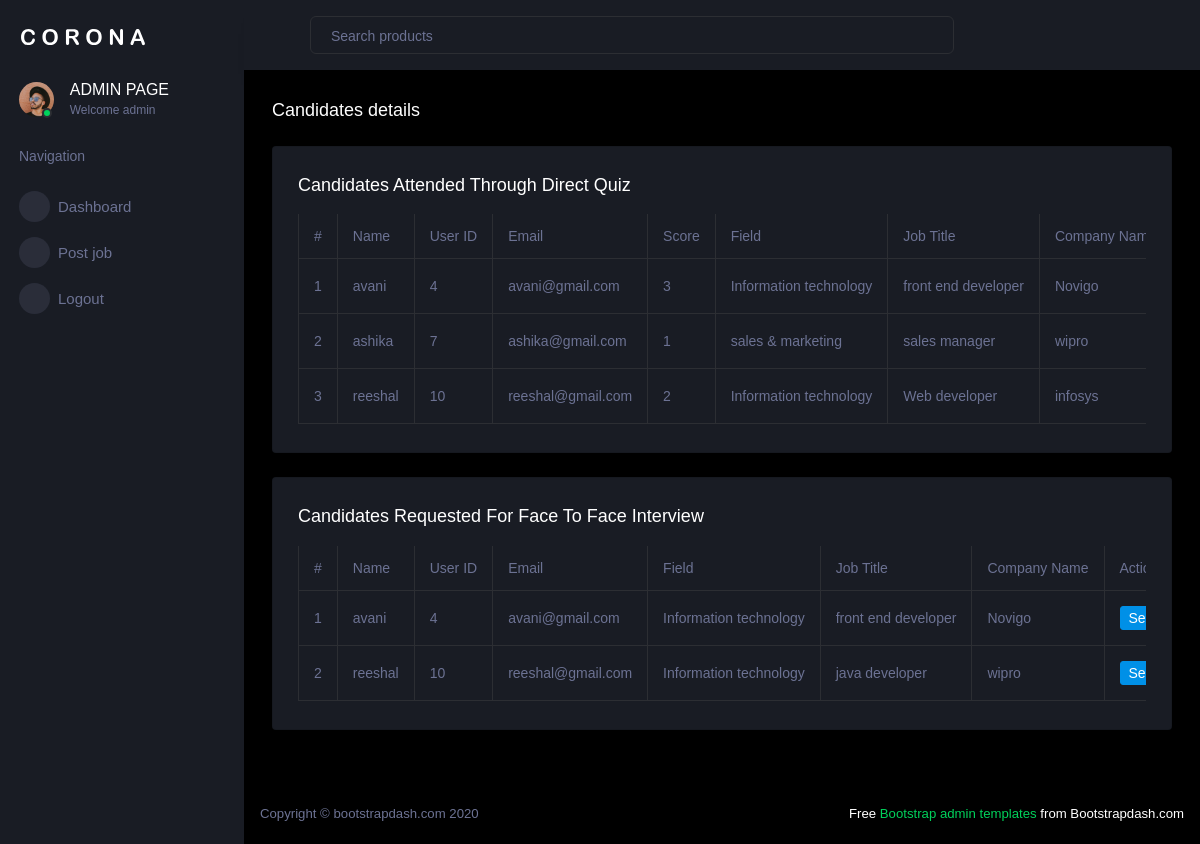
Screenshot of /details/ with the database file from the repository.
### app/models.py (models this page shows)
class result(models.Model):
    name = models.CharField(max_length=100)
    user_id = models.ForeignKey(User, on_delete=models.CASCADE)
    email = models.EmailField()
    score = models.IntegerField()
    field=  models.CharField(max_length=200)
    job_title = models.CharField(max_length=100)
    company_name = models.CharField(max_length=100)

class Notification(models.Model):
    name = models.CharField(max_length=100)
    user_id = models.ForeignKey(User, on_delete=models.CASCADE)
    email = models.EmailField()
    field=  models.CharField(max_length=200)
    job_title = models.CharField(max_length=100)
    company_name = models.CharField(max_length=100)

### app/views.py (the view)
# urls.py: path('details/',views.details,name='details'),
def details(request):
    results = result.objects.all()
    notification=Notification.objects.all()
    return render(request,'Recruiter/details.html', {'results': results,'notification':notification})

### templates/Recruiter/details.html (shortened to what this page needs)
{% load static %}
<!DOCTYPE html>
<html lang="en">
  <head>
    <link rel="stylesheet" href="{% static 'Recruiter/assets/vendors/mdi/css/materialdesignicons.min.css' %}">
    <link rel="stylesheet" href="{% static 'Recruiter/assets/vendors/css/vendor.bundle.base.css' %}">
    <link rel="stylesheet" href="{% static 'Recruiter/assets/vendors/select2/select2.min.css' %}">
    <link rel="stylesheet" href="{% static 'Recruiter/assets/vendors/select2-bootstrap-theme/select2-bootstrap.min.css' %}">
    <link rel="stylesheet" href="{% static 'Recruiter/assets/css/style.css' %}">
  </head>
  <body>
    <div class="container-scroller">
      <nav class="sidebar sidebar-offcanvas" id="sidebar">
        <div class="sidebar-brand-wrapper d-none d-lg-flex align-items-center justify-content-center fixed-top">
          <a class="sidebar-brand brand-logo" href="../../index.html"><img src="{% static 'Recruiter/assets/images/logo.svg' %}" alt="logo" /></a>
        </div>
        <ul class="nav">
          <li class="nav-item profile">
            <div class="profile-desc">
              <div class="profile-pic">
                <div class="count-indicator">
                  <img class="img-xs rounded-circle " src="{% static 'Recruiter/assets/images/faces/face15.jpg' %}"alt="">
                  <span class="count bg-success"></span>
                </div>
                <div class="profile-name">
                  <h5 class="mb-0 font-weight-normal">ADMIN PAGE</h5>
                  <span>Welcome admin</span>
                </div>
              </div>
              <a href="#" id="profile-dropdown" data-toggle="dropdown"><i class="mdi mdi-dots-vertical"></i></a>
            </div>
          </li>
          <li class="nav-item nav-category">
            <span class="nav-link">Navigation</span>
          </li>
          <li class="nav-item menu-items">
            <a class="nav-link" href="{% url 'recruiter' %}">
              <span class="menu-icon">
                <i class="mdi mdi-view-dashboard"></i>
              </span>
              <span class="menu-title">Dashboard</span>
            </a>
          </li>
          <li class="nav-item menu-items">
            <a class="nav-link" href="{% url 'postjob' %}">
              <span class="menu-icon">
                <i class="mdi mdi-cast-education"></i>
              </span>
              <span class="menu-title">Post job</span>
            </a>
          </li>
          <li class="nav-item menu-items">
            <a class="nav-link" href="{% url 'logout'%}">
              <span class="menu-icon">
                <i class="mdi mdi-logout"></i>
              </span>
              <span class="menu-title">Logout</span>
            </a>
          </li>
        </ul>
      </nav>
      <div class="container-fluid page-body-wrapper">
        <nav class="navbar p-0 fixed-top d-flex flex-row">
          <div class="navbar-menu-wrapper flex-grow d-flex align-items-stretch">
            <button class="navbar-toggler navbar-toggler align-self-center" type="button" data-toggle="minimize">
              <span class="mdi mdi-menu"></span>
            </button>
            <ul class="navbar-nav w-100">
              <li class="nav-item w-100">
                <form class="nav-link mt-2 mt-md-0 d-none d-lg-flex search">
                  <input type="text" class="form-control" placeholder="Search products">
                </form>
              </li>
            </ul>
          </div>
        </nav>
        <div class="main-panel">
            <div class="content-wrapper">
              <div class="page-header">
                <h3 class="page-title"> Candidates details</h3>
              </div>
              <div class="row">
                <div class="col-lg-12 grid-margin stretch-card">
                    <div class="card">
                      <div class="card-body">
                        <h4 class="card-title">Candidates attended through direct quiz</h4>
                        <div class="table-responsive">
                          <table class="table table-bordered">
                            <thead>
                              <tr>
                                <th> # </th>
                                <th> Name </th>
                                <th> User ID </th>
                                <th> Email </th>
                                <th> Score </th>
                                <th> Field </th>
                                <th> Job Title </th>
                                <th> Company Name </th>
                              </tr>
                            </thead>
                            <tbody>
                              {% for res in results %}
                              <tr>
                                <td>{{ forloop.counter }}</td>
                                <td>{{ res.name }}</td>
                                <td>{{ res.user_id.id }}</td>
                                <td>{{ res.email }}</td>
                                <td>{{ res.score }}</td>
                                <td>{{ res.field }}</td>
                                <td>{{ res.job_title }}</td>
                                <td>{{ res.company_name }}</td>
                            </tr>
                              {% endfor %}
                            </tbody>
                          </table>
                        </div>
                      </div>
                    </div>
                  </div>
                  <div class="col-lg-12 grid-margin stretch-card">
                    <div class="card">
                      <div class="card-body">
                        <h4 class="card-title">Candidates  requested for face to face interview</h4>
                        <div class="table-responsive">
                            <table class="table table-bordered">
                                <thead>
                                    <tr>
                                        <th> # </th>
                                        <th> Name </th>
                                        <th> User ID </th>
                                        <th> Email </th>
                                        <th> Field </th>
                                        <th> Job Title </th>
                                        <th> Company Name </th>
                                        <th>Actions</th>
                                    </tr>
                                </thead>
                                <tbody>
                                    {% for notification in notification %}
                                    <tr>
                                        <td> {{ forloop.counter }} </td>
                                        <td> {{ notification.name }} </td>
                                        <td> {{ notification.user_id.id }} </td>
                                        <td> {{ notification.email }} </td>
                                        <td> {{ notification.field }} </td>
                                        <td> {{ notification.job_title }} </td>
                                        <td> {{ notification.company_name }} </td>
                                        <td><a href="{% url 'send_feedback' user_id=notification.user_id.id %}" class="btn btn-sm btn-primary">Send Feedback</a></td>
                                    </tr>
                                    {% endfor %}
                                </tbody>
                            </table>
                        </div>
                      </div>
                    </div>
                  </div>
              </div>
            </div>
            <footer class="footer">
              <div class="d-sm-flex justify-content-center justify-content-sm-between">
                <span class="text-muted d-block text-center text-sm-left d-sm-inline-block">Copyright © bootstrapdash.com 2020</span>
                <span class="float-none float-sm-right d-block mt-1 mt-sm-0 text-center"> Free <a href="https://www.bootstrapdash.com/bootstrap-admin-template/" target="_blank">Bootstrap admin templates</a> from Bootstrapdash.com</span>
              </div>
            </footer>
          </div>
        </div>
      </div>
  </body>
</html>

### rows the page displays
result: name "avani", user_id.id "4", email "avani@gmail.com", score "3", field "Information technology", job_title "front end developer", company_name "Novigo"
result: name "ashika", user_id.id "7", email "ashika@gmail.com", score "1", field "sales & marketing", job_title "sales manager", company_name "wipro"
result: name "reeshal", user_id.id "10", email "reeshal@gmail.com", score "2", field "Information technology", job_title "Web developer", company_name "infosys"
Notification: name "avani", user_id.id "4", email "avani@gmail.com", field "Information technology", job_title "front end developer", company_name "Novigo"
Notification: name "reeshal", user_id.id "10", email "reeshal@gmail.com", field "Information technology", job_title "java developer", company_name "wipro"
